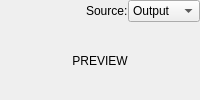
                 <widget class="QWidget" name="preview_ready_page">
                  <layout class="QVBoxLayout" name="verticalLayout_9">
                   <property name="spacing">
                    <number>0</number>
                   </property>
                   <property name="leftMargin">
                    <number>0</number>
                   </property>
                   <property name="topMargin">
                    <number>0</number>
                   </property>
                   <property name="rightMargin">
                    <number>0</number>
                   </property>
                   <property name="bottomMargin">
                    <number>0</number>
                   </property>
                   <item>
                    <layout class="QHBoxLayout" name="horizontalLayout_2">
                     <item>
                      <spacer name="horizontalSpacer_3">
                       <property name="orientation">
                        <enum>Qt::Horizontal</enum>
                       </property>
                       <property name="sizeHint" stdset="0">
                        <size>
                         <width>40</width>
                         <height>20</height>
                        </size>
                       </property>
                      </spacer>
                     </item>
                     <item>
                      <widget class="QLabel" name="label_56">
                       <property name="text">
                        <string>Source:</string>
                       </property>
                      </widget>
                     </item>
                     <item>
                      <widget class="QComboBox" name="preview_source_combobox">
                       <item>
                        <property name="text">
                         <string>Output</string>
                        </property>
                       </item>
                       <item>
                        <property name="text">
                         <string>Original</string>
                        </property>
                       </item>
                      </widget>
                     </item>
                    </layout>
                   </item>
                   <item>
                    <widget class="QLabel" name="label_2">
                     <property name="sizePolicy">
                      <sizepolicy hsizetype="Preferred" vsizetype="Expanding">
                       <horstretch>0</horstretch>
                       <verstretch>0</verstretch>
                      </sizepolicy>
                     </property>
                     <property name="text">
                      <string>PREVIEW</string>
                     </property>
                     <property name="scaledContents">
                      <bool>true</bool>
                     </property>
                     <property name="alignment">
                      <set>Qt::AlignCenter</set>
                     </property>
                    </widget>
                   </item>
                  </layout>
                 </widget>
